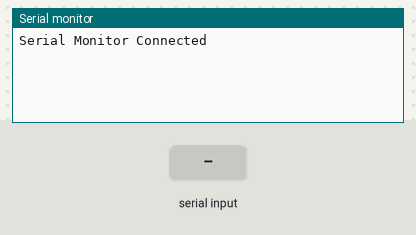
Bench run of a sketch on a simulated Arduino Uno, built with avr-gcc and run on an emulated ATmega328P. On the bench: the last lines printed to the serial monitor. The test bench sets the inputs (shaded band).

Above: at 1.2 s.
1.3 s: "90,45\n" received over Serial
At 1.9 s:
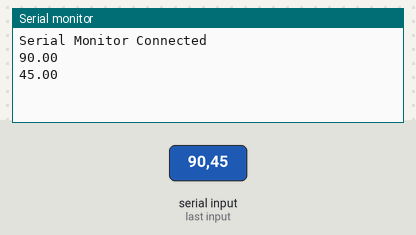
2.8 s: "30,150\n" received over Serial
At 4.9 s:
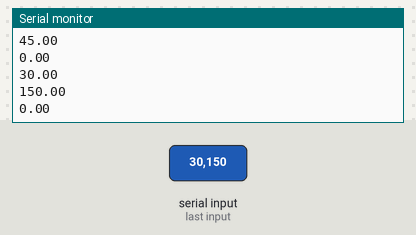
Timing chart, 0 to 6.4 s (numbered marks = the images above; inputs shaded):
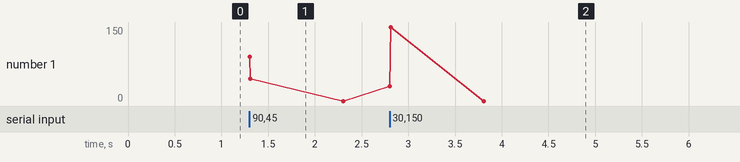

The sketch:

Serial_Comm_Rx.ino
```cpp
/*
For more details see: http://projectsfromtech.blogspot.com/

Connect the Rx pin of this board to the Tx of the board running Serial_Comm_Tx.ino
Connect the Grounds of the two boards
Open Serial Monitor

Receives integer value and prints it to the serial monitor
*/
int val;
float fval;

void setup()
{
  Serial.begin(9600);
  Serial.println("Serial Monitor Connected");
}

void loop()
{
  int incoming = Serial.available();

  if (incoming > 0)
  {
//   val = Serial.parseInt();  //Reads integers as integer rather than ASCI. Anything else returns 0
   fval = Serial.parseFloat();  //Reads integers as integer rather than ASCI. Anything else returns 0

   Serial.println(fval);
  }
}
```

Measured:
- after the input at 1.3 s, the serial monitor: prints a new line at once (image 1)
- after the input at 2.8 s, the serial monitor: prints a new line at once (image 2)
